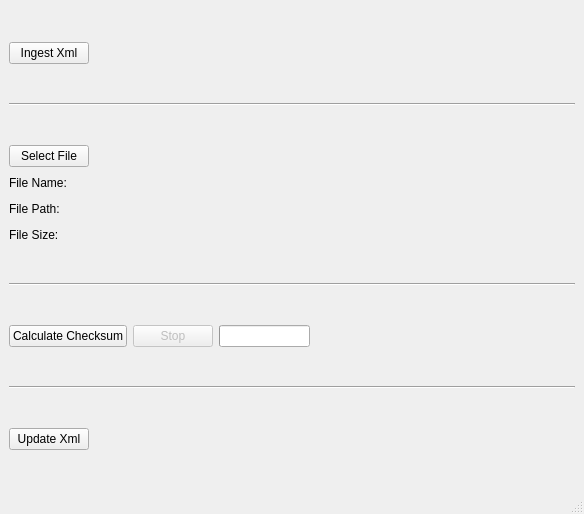
<?xml version="1.0" encoding="UTF-8"?>
<ui version="4.0">
 <class>TcsptWindow</class>
 <widget class="QMainWindow" name="TcsptWindow">
  <property name="geometry">
   <rect>
    <x>0</x>
    <y>0</y>
    <width>584</width>
    <height>514</height>
   </rect>
  </property>
  <property name="windowTitle">
   <string>TcsPT App</string>
  </property>
  <widget class="QWidget" name="centralwidget">
   <layout class="QVBoxLayout" name="verticalLayout">
    <item>
     <spacer name="verticalSpacer">
      <property name="orientation">
       <enum>Qt::Vertical</enum>
      </property>
      <property name="sizeHint" stdset="0">
       <size>
        <width>20</width>
        <height>40</height>
       </size>
      </property>
     </spacer>
    </item>
    <item>
     <layout class="QHBoxLayout" name="horizontalLayout_4">
      <item>
       <widget class="QPushButton" name="ingest_btn">
        <property name="text">
         <string>Ingest Xml</string>
        </property>
       </widget>
      </item>
      <item>
       <widget class="QLabel" name="ingest_lbl">
        <property name="text">
         <string/>
        </property>
       </widget>
      </item>
      <item>
       <spacer name="horizontalSpacer_4">
        <property name="orientation">
         <enum>Qt::Horizontal</enum>
        </property>
        <property name="sizeHint" stdset="0">
         <size>
          <width>40</width>
          <height>20</height>
         </size>
        </property>
       </spacer>
      </item>
     </layout>
    </item>
    <item>
     <spacer name="verticalSpacer_3">
      <property name="orientation">
       <enum>Qt::Vertical</enum>
      </property>
      <property name="sizeHint" stdset="0">
       <size>
        <width>20</width>
        <height>40</height>
       </size>
      </property>
     </spacer>
    </item>
    <item>
     <widget class="Line" name="line">
      <property name="orientation">
       <enum>Qt::Horizontal</enum>
      </property>
     </widget>
    </item>
    <item>
     <spacer name="verticalSpacer_4">
      <property name="orientation">
       <enum>Qt::Vertical</enum>
      </property>
      <property name="sizeHint" stdset="0">
       <size>
        <width>20</width>
        <height>40</height>
       </size>
      </property>
     </spacer>
    </item>
    <item>
     <layout class="QHBoxLayout" name="horizontalLayout">
      <item>
       <widget class="QPushButton" name="source_btn">
        <property name="text">
         <string>Select File</string>
        </property>
       </widget>
      </item>
      <item>
       <spacer name="horizontalSpacer">
        <property name="orientation">
         <enum>Qt::Horizontal</enum>
        </property>
        <property name="sizeHint" stdset="0">
         <size>
          <width>40</width>
          <height>20</height>
         </size>
        </property>
       </spacer>
      </item>
     </layout>
    </item>
    <item>
     <layout class="QHBoxLayout" name="horizontalLayout_2">
      <item>
       <widget class="QLabel" name="label">
        <property name="sizePolicy">
         <sizepolicy hsizetype="Fixed" vsizetype="Preferred">
          <horstretch>0</horstretch>
          <verstretch>0</verstretch>
         </sizepolicy>
        </property>
        <property name="text">
         <string>File Name:</string>
        </property>
       </widget>
      </item>
      <item>
       <widget class="QLabel" name="file_name_lbl">
        <property name="text">
         <string/>
        </property>
       </widget>
      </item>
      <item>
       <spacer name="horizontalSpacer_2">
        <property name="orientation">
         <enum>Qt::Horizontal</enum>
        </property>
        <property name="sizeHint" stdset="0">
         <size>
          <width>40</width>
          <height>20</height>
         </size>
        </property>
       </spacer>
      </item>
     </layout>
    </item>
    <item>
     <layout class="QHBoxLayout" name="horizontalLayout_3">
      <item>
       <widget class="QLabel" name="label_2">
        <property name="sizePolicy">
         <sizepolicy hsizetype="Fixed" vsizetype="Preferred">
          <horstretch>0</horstretch>
          <verstretch>0</verstretch>
         </sizepolicy>
        </property>
        <property name="text">
         <string>File Path:</string>
        </property>
       </widget>
      </item>
      <item>
       <widget class="QLabel" name="file_path_lbl">
        <property name="text">
         <string/>
        </property>
       </widget>
      </item>
      <item>
       <spacer name="horizontalSpacer_3">
        <property name="orientation">
         <enum>Qt::Horizontal</enum>
        </property>
        <property name="sizeHint" stdset="0">
         <size>
          <width>40</width>
          <height>20</height>
         </size>
        </property>
       </spacer>
      </item>
     </layout>
    </item>
    <item>
     <layout class="QHBoxLayout" name="horizontalLayout_5">
      <item>
       <widget class="QLabel" name="label_3">
        <property name="sizePolicy">
         <sizepolicy hsizetype="Fixed" vsizetype="Preferred">
          <horstretch>0</horstretch>
          <verstretch>0</verstretch>
         </sizepolicy>
        </property>
        <property name="text">
         <string>File Size:</string>
        </property>
       </widget>
      </item>
      <item>
       <widget class="QLabel" name="file_size_lbl">
        <property name="text">
         <string/>
        </property>
       </widget>
      </item>
      <item>
       <spacer name="horizontalSpacer_5">
        <property name="orientation">
         <enum>Qt::Horizontal</enum>
        </property>
        <property name="sizeHint" stdset="0">
         <size>
          <width>40</width>
          <height>20</height>
         </size>
        </property>
       </spacer>
      </item>
     </layout>
    </item>
    <item>
     <spacer name="verticalSpacer_5">
      <property name="orientation">
       <enum>Qt::Vertical</enum>
      </property>
      <property name="sizeHint" stdset="0">
       <size>
        <width>20</width>
        <height>40</height>
       </size>
      </property>
     </spacer>
    </item>
    <item>
     <widget class="Line" name="line_2">
      <property name="orientation">
       <enum>Qt::Horizontal</enum>
      </property>
     </widget>
    </item>
    <item>
     <spacer name="verticalSpacer_6">
      <property name="orientation">
       <enum>Qt::Vertical</enum>
      </property>
      <property name="sizeHint" stdset="0">
       <size>
        <width>20</width>
        <height>40</height>
       </size>
      </property>
     </spacer>
    </item>
    <item>
     <layout class="QHBoxLayout" name="horizontalLayout_6">
      <item>
       <widget class="QPushButton" name="checksum_btn">
        <property name="text">
         <string>Calculate Checksum</string>
        </property>
       </widget>
      </item>
      <item>
       <widget class="QPushButton" name="stop_btn">
        <property name="enabled">
         <bool>false</bool>
        </property>
        <property name="text">
         <string>Stop</string>
        </property>
       </widget>
      </item>
      <item>
       <widget class="QProgressBar" name="checksum_progress">
        <property name="sizePolicy">
         <sizepolicy hsizetype="Fixed" vsizetype="Fixed">
          <horstretch>0</horstretch>
          <verstretch>0</verstretch>
         </sizepolicy>
        </property>
        <property name="maximum">
         <number>1</number>
        </property>
        <property name="value">
         <number>0</number>
        </property>
        <property name="textVisible">
         <bool>false</bool>
        </property>
        <property name="invertedAppearance">
         <bool>false</bool>
        </property>
       </widget>
      </item>
      <item>
       <widget class="QLabel" name="checksum_lbl">
        <property name="text">
         <string/>
        </property>
       </widget>
      </item>
      <item>
       <spacer name="horizontalSpacer_6">
        <property name="orientation">
         <enum>Qt::Horizontal</enum>
        </property>
        <property name="sizeHint" stdset="0">
         <size>
          <width>40</width>
          <height>20</height>
         </size>
        </property>
       </spacer>
      </item>
     </layout>
    </item>
    <item>
     <spacer name="verticalSpacer_7">
      <property name="orientation">
       <enum>Qt::Vertical</enum>
      </property>
      <property name="sizeHint" stdset="0">
       <size>
        <width>20</width>
        <height>40</height>
       </size>
      </property>
     </spacer>
    </item>
    <item>
     <widget class="Line" name="line_3">
      <property name="orientation">
       <enum>Qt::Horizontal</enum>
      </property>
     </widget>
    </item>
    <item>
     <spacer name="verticalSpacer_8">
      <property name="orientation">
       <enum>Qt::Vertical</enum>
      </property>
      <property name="sizeHint" stdset="0">
       <size>
        <width>20</width>
        <height>40</height>
       </size>
      </property>
     </spacer>
    </item>
    <item>
     <layout class="QHBoxLayout" name="horizontalLayout_7">
      <item>
       <widget class="QPushButton" name="export_btn">
        <property name="text">
         <string>Update Xml</string>
        </property>
       </widget>
      </item>
      <item>
       <widget class="QLabel" name="export_lbl">
        <property name="text">
         <string/>
        </property>
       </widget>
      </item>
      <item>
       <spacer name="horizontalSpacer_7">
        <property name="orientation">
         <enum>Qt::Horizontal</enum>
        </property>
        <property name="sizeHint" stdset="0">
         <size>
          <width>40</width>
          <height>20</height>
         </size>
        </property>
       </spacer>
      </item>
     </layout>
    </item>
    <item>
     <spacer name="verticalSpacer_2">
      <property name="orientation">
       <enum>Qt::Vertical</enum>
      </property>
      <property name="sizeHint" stdset="0">
       <size>
        <width>20</width>
        <height>40</height>
       </size>
      </property>
     </spacer>
    </item>
   </layout>
  </widget>
  <widget class="QMenuBar" name="menubar">
   <property name="geometry">
    <rect>
     <x>0</x>
     <y>0</y>
     <width>584</width>
     <height>21</height>
    </rect>
   </property>
  </widget>
  <widget class="QStatusBar" name="statusbar"/>
 </widget>
 <resources/>
 <connections/>
</ui>
